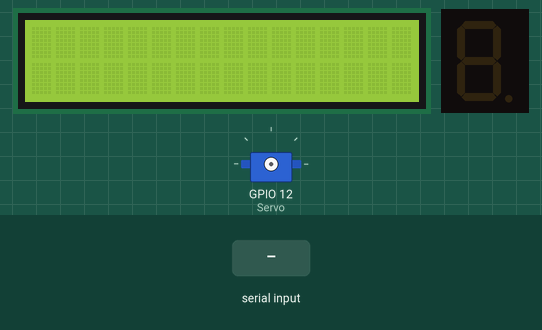
Simulated run of this program. Board: Raspberry Pi (BCM pin numbers). Parts: 16×2 character LCD, 1-digit seven-segment display, servo. Inputs (shaded band) come from the test bench. The segment pins are drawn as the display they are named for; servo angles are drawn from the pulse width (0.5 ms = 0°, 2.5 ms = 180°); library files of the repository ran but are not shown: I2C_driver.py; what the program prints to the terminal is not drawn.

Above: at 1.4 s.
1.5 s: "1" typed at the terminal, then Enter
At 2.1 s:
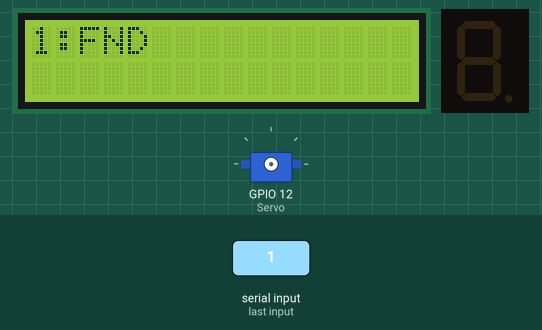
3.0 s: "2" typed at the terminal, then Enter
At 3.4 s:
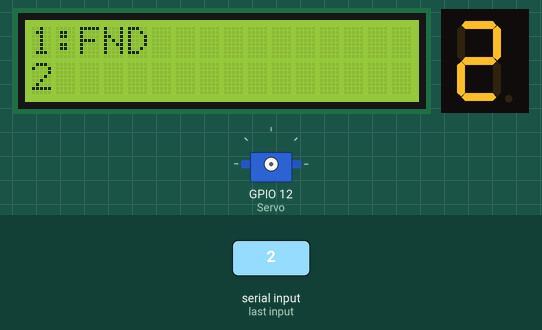
4.5 s: "2" typed at the terminal, then Enter
At 5.7 s:
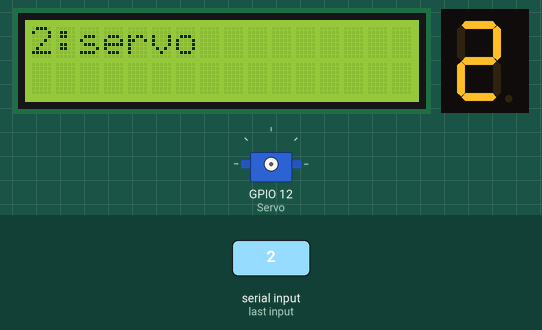
6.0 s: "180" typed at the terminal, then Enter
At 8.0 s:
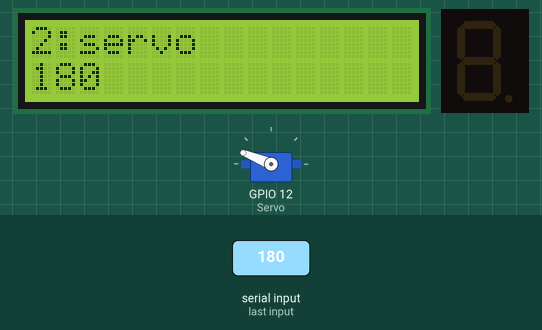
9.0 s: "1" typed at the terminal, then Enter
At 10.2 s:
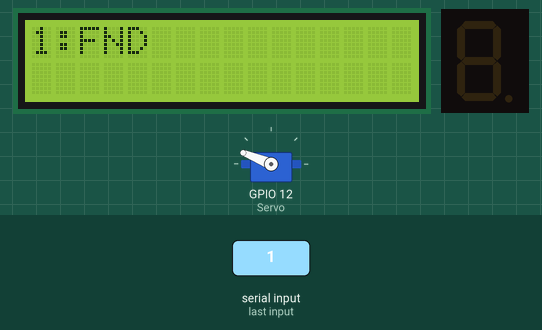
Timing chart, 0 to 11.5 s (numbered marks = the images above; inputs shaded):
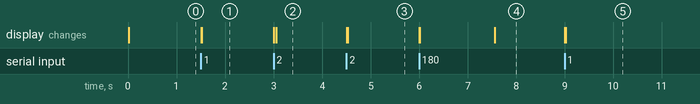

Measured:
- after the input at 1.5 s, the display: first changes at once (image 1 shows a later state)
- after the input at 3.0 s, the display: first changes at once (image 2 shows a later state)
- after the input at 4.5 s, the display: first changes at once (image 3 shows a later state)
- after the input at 6.0 s, the display: first changes at once (image 4 shows a later state)
- after the input at 9.0 s, the display: first changes at once (image 5 shows a later state)

The program:

lcd.py
```python
import I2C_driver
import smbus
from time import *
import RPi.GPIO as GPIO
import time

DISPLAY = [0x3F,0x06,0x5B,0x4F,0x66,0x6D,0x7D,0x07,0x7F,0x67]
PIN = [13,6,16,20,21,19,26]
NUM = [0x01,0x02,0x04,0x08,0x10,0x20,0x40,0x80]

GPIO.setwarnings(False)
mylcd = I2C_driver.lcd()


def PORT(pin):
    GPIO.setmode(GPIO.BCM)
    GPIO.setup(PIN,GPIO.OUT)
    for i in range(7):
        if(pin&NUM[i] == NUM[i]):

            GPIO.output(PIN[i],GPIO.HIGH)

        else:

            GPIO.output(PIN[i],GPIO.LOW)


def main(a):
    GPIO.setmode (GPIO.BCM)
    GPIO.setup(12, GPIO.OUT)
    Servo=GPIO.PWM(12, 40)

    if a <= 18:
        duty_ratio = 1
    elif a == 180:
        duty_ratio = 9
    else:
        duty_ratio = int(a/18)

    Servo.start(0)
    print('Wating for 1 sec')
    time.sleep(1)

    Servo.ChangeDutyCycle(duty_ratio)
    time.sleep(0.5)


    Servo.stop()
    GPIO.cleanup()
    print('Everythings cleanup')


while 1:
    print('1 : FND \n2 : servo')
    sel = int(input())

    if sel == 1:
        mylcd.lcd_clear()
        mylcd.lcd_display_string(f"{sel}:FND", 1)
        print('enter 1~9')
        f = int(input())
        mylcd.lcd_display_string(f"{f}", 2)
        pin = DISPLAY[f]
        PORT(pin)

    elif sel == 2:
        mylcd.lcd_clear()
        mylcd.lcd_display_string(f"{sel}:servo", 1)
        print('enter 0~180')
        s = int(input())
        mylcd.lcd_display_string(f"{s}", 2)
        a = int(s)
        main(a)
```
